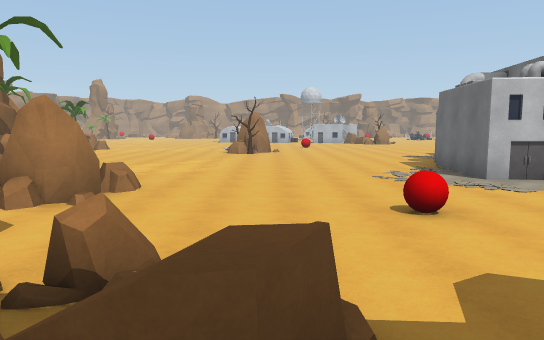
view 1 (above)

24 first-person views from a walk through a scene from a Unity 3-D project. The camera is 1.5 m above the floor, tilts 6° down and sees 70° across. The floor is counted in squares, 2 m on a side. Each view is taken from the middle of a square. On the plan, view 1 faces up. The plan holds only what a view shows up to about 12 squares ahead; the rest is blank. The place goes on beyond the plan. Some animated figures are left out.

view 2
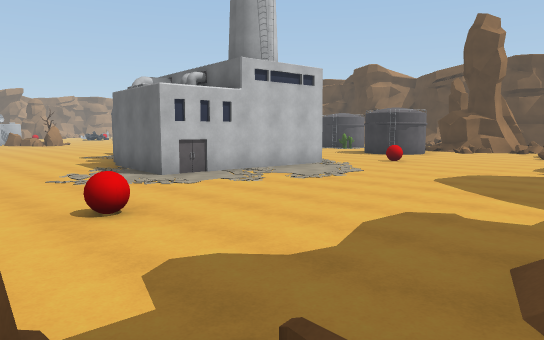

view 3
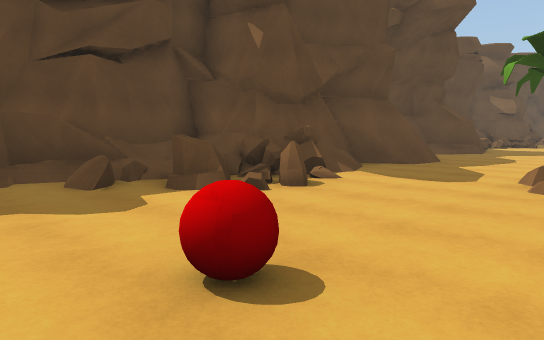

view 4
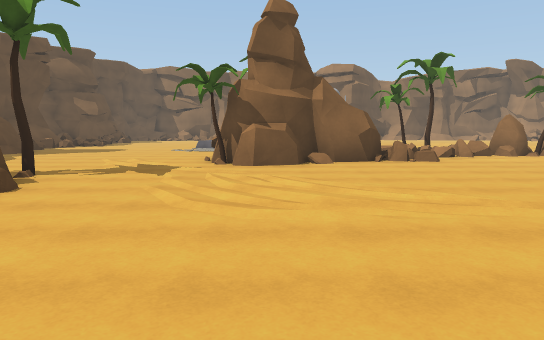

view 5
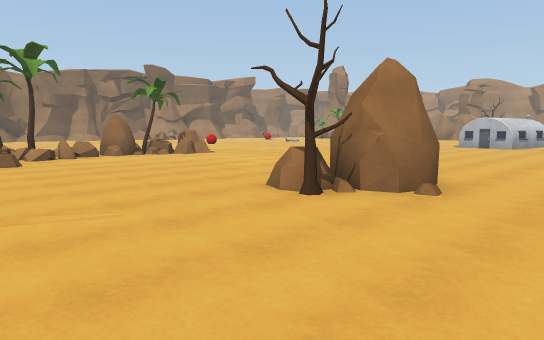

view 6
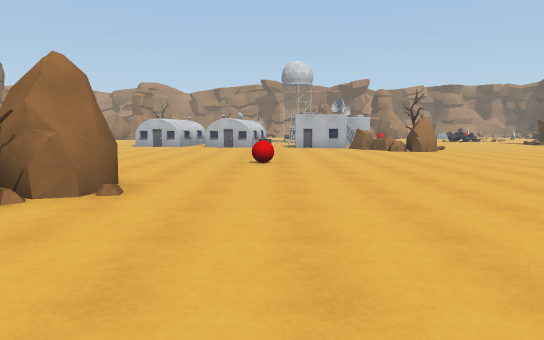

view 7
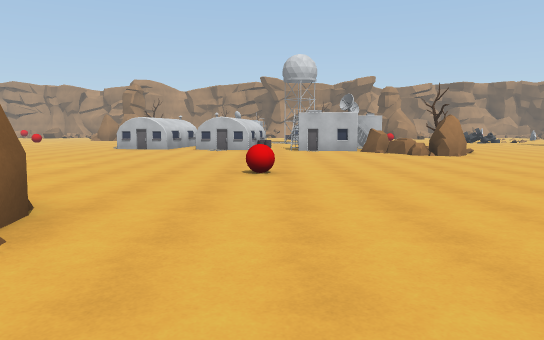

view 8
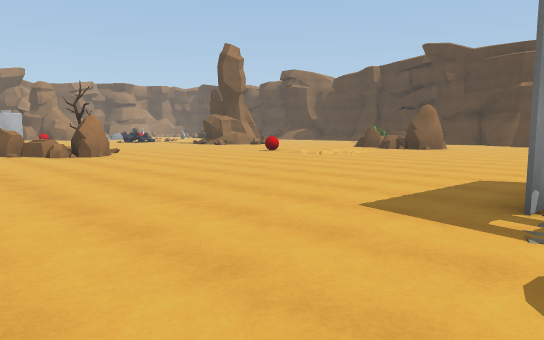

view 9
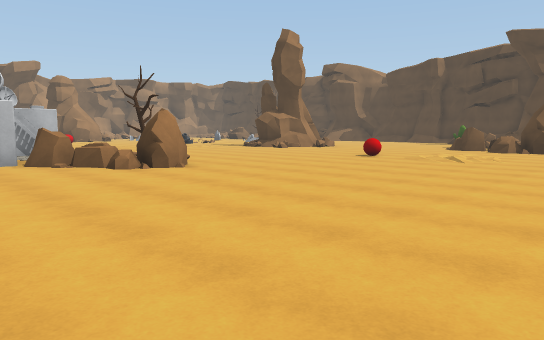

view 10
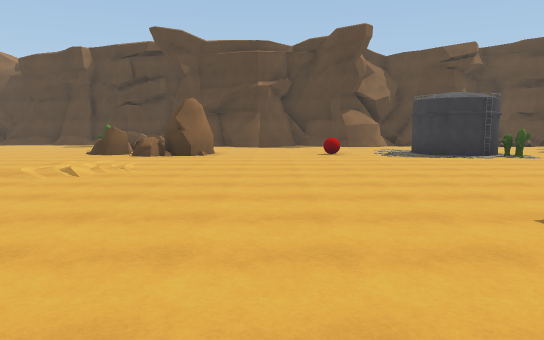

view 11
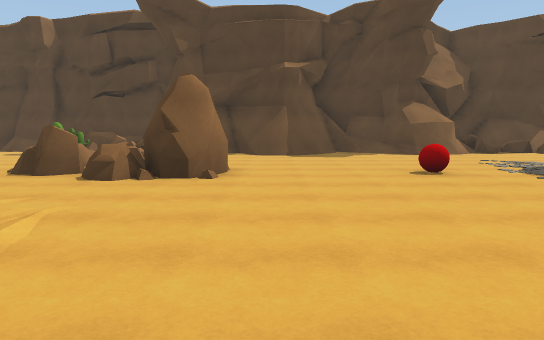

view 12
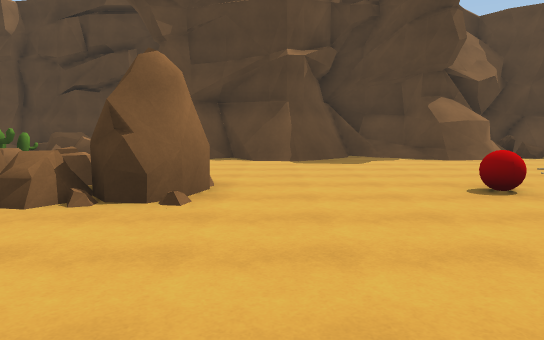

view 13
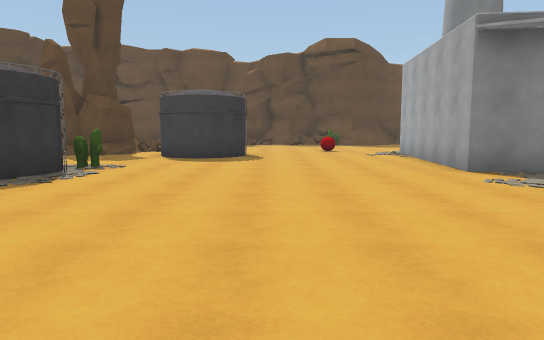

view 14
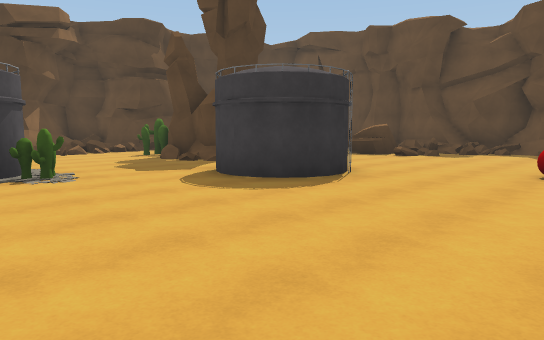

view 15
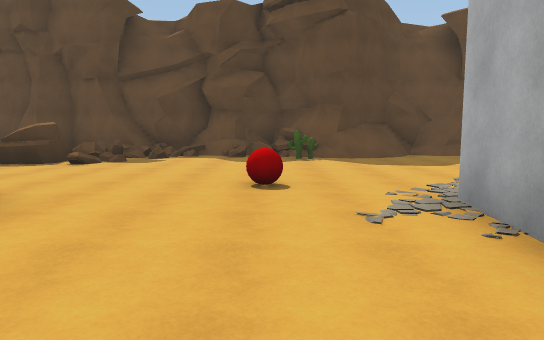

view 16
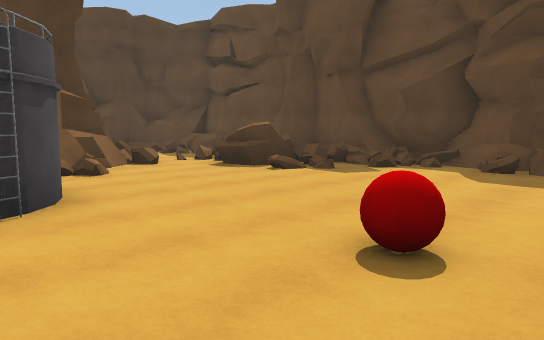

view 17
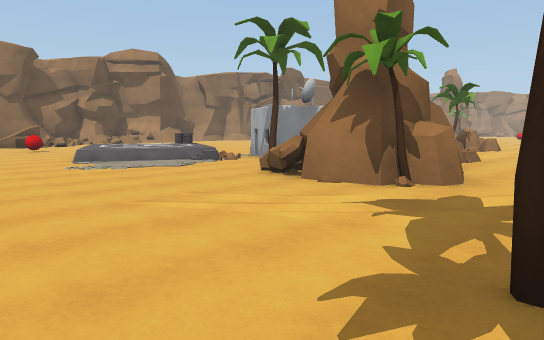

view 18
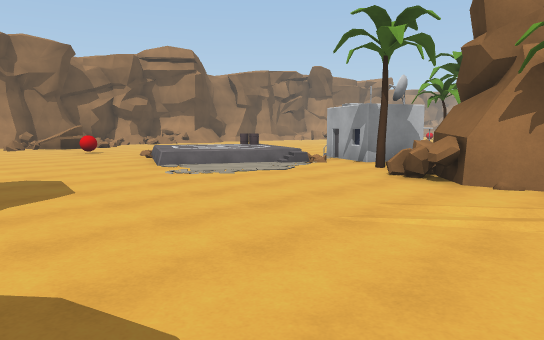

view 19
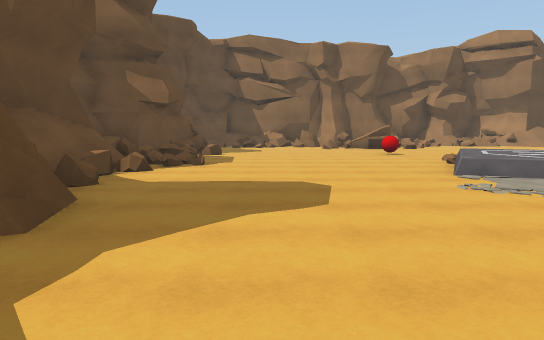

view 20
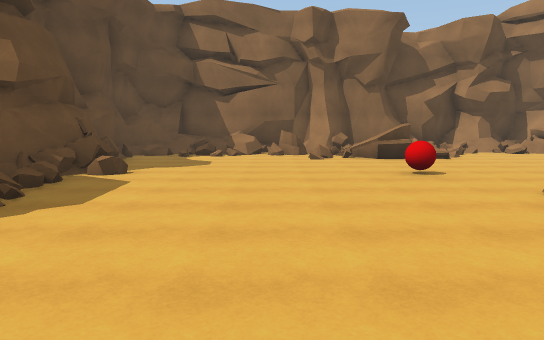

view 21
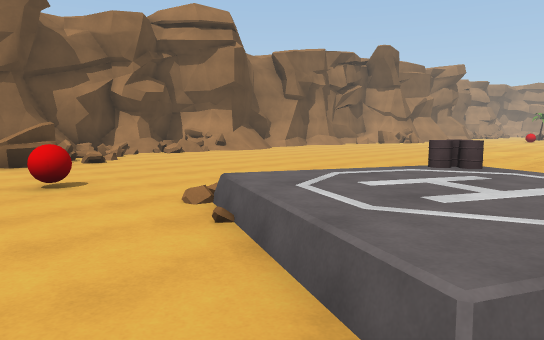

view 22
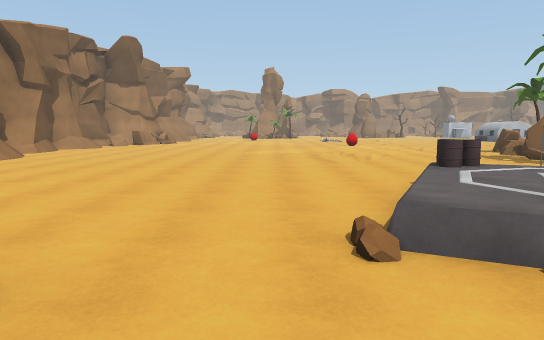

view 23
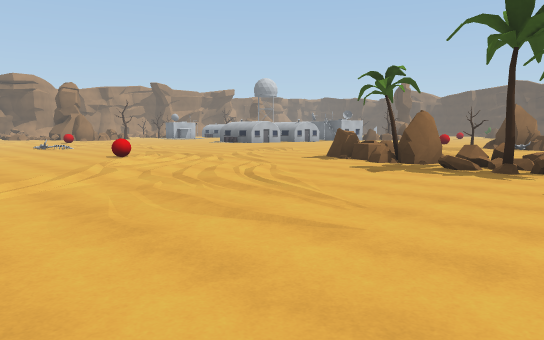

view 24
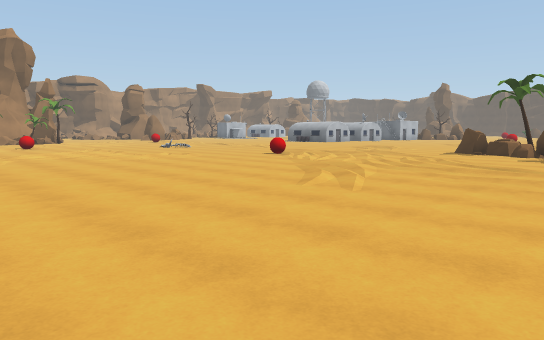

### Floor plan
Key: @ floor where view 1 was taken; # wall or solid block; x gap in a wall; . main floor; : floor 0.25 m higher than the main floor; + floor 0.5 m higher than the main floor; * floor 0.75 m higher than the main floor; / step, stairs or slope; = window, fence, low wall or low ledge; ^ raised ledge; T tree; R rock; B red ball; U building; C cactus.
Columns run from 24 left of view 1 to 25 right of it. Each row starts with its distance up from view 1.
 27     ....                     URT ...             #
 26     .......        ...........RR.....    ..      #
 25     ........       ............R......  .....  ==#
 24     .........       .................B......C+x^=#
 23    ........B:       ......................RRC==
 22    .......:.:..      :...............:...RRR==
 21    ......:.:....     .....B..............R#    /#
 20    ......:......    .....................R#....##
 19    ............R...... ........................##
 18 ...............TR....   .......................##
 17 /.............RR...... RR.......................#
 16 /.............=#.......T..................B.....#
 15  .............T=...............#  .............##
 14  .............T=...............  ........ #....##
 13 =...........U U##R...........    ........## ...##
 12 ............UU####...........x  ##.......#   ..=#
 11 =........#=.UUU###...........#   #.......C......#
 10 =#.......= *+.T####..........#   #.............=#
  9 ==#.....=#**...###T.........##   #.............=
  8  #=..B...=/=................###  #....###.##C..
  7  #=......./=..................####....##..###C
  6 =#=.................TR.............B.....=#
  5 =...................TR....B...............##
  4 =#........................................=#
  3 ==......................................=/..
  2 =#...#=////..##../##./=#=...............# =..
  1 ########*====##/   #####^=......//C...#== #^=
  0        ######         ^/@//   #//#===#=#####
 -1                       ^#^##  ##########

Positions as (right, up) in squares from view 1, and headings:
1: (0, 0), facing up
2: (0, 0), facing up-right
3: (3, 6), facing down-left
4: (2, 10), facing left
5: (2, 12), facing up-left
6: (2, 12), facing up
7: (2, 14), facing up
8: (3, 14), facing up-right
9: (3, 18), facing up-right
10: (6, 18), facing right
11: (11, 19), facing right
12: (13, 19), facing right
13: (13, 19), facing down
14: (10, 13), facing down-right
15: (11, 11), facing down
16: (10, 8), facing down-right
17: (-4, 4), facing up-left
18: (-6, 3), facing up-left
19: (-7, 4), facing left
20: (-12, 5), facing left
21: (-13, 6), facing up-left
22: (-17, 6), facing up
23: (-18, 13), facing up-right
24: (-22, 15), facing up-right
